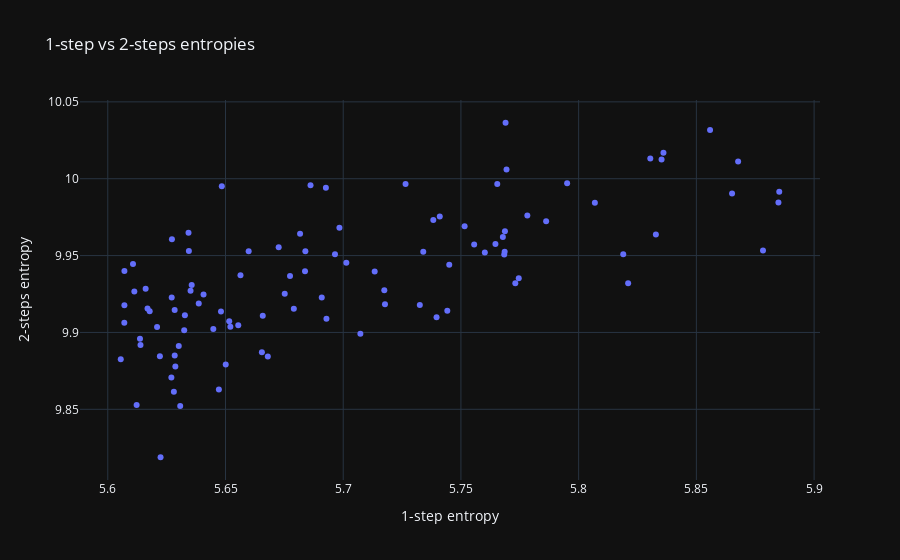

The notebook cell saved with this chart:
### Markdown cell above
**Conclusion**: 
the figure does show a correlatin between 1-step and 2-steps rank.
$K=50$ seems like a reasonable assumption as all top 10 words based on 2 step rank were ranked in the top 50 when only considering one step.

### comparing 1-step vs 2-steps entropies

### Code cell
fig = px.scatter(
    tse.reset_index().rename({"entropy_step_1": "1-step entropy", "entropy_total": "2-steps entropy"}, axis=1), 
    x="1-step entropy", 
    y="2-steps entropy", 
    template="plotly_dark", 
    hover_data=["1-step entropy", "2-steps entropy", "guess_word"],
    title="1-step vs 2-steps entropies")
fig.show()
fig.write_image(IMG_PATH / "1_vs_2_steps_entropy_comparison.png")

### Figure 1 — Plotly figure (JSON) as saved in the notebook; plotly's stock layout.template omitted (floating-point values rounded to 4 significant figures)
{"data": [{"customdata": [["slane"], ["slate"], ["salet"], ["trace"], ["crate"], ["reast"], ["carle"], ["carte"], ["torse"], ["carse"], ["trone"], ["roast"], ["toile"], ["soare"], ["raile"], ["roate"], ["stare"], ["caret"], ["crane"], ["stale"], ["raine"], ["least"], ["trine"], ["snare"], ["trice"], ["liane"], ["irate"], ["arose"], ["slart"], ["saine"], ["taser"], ["sorel"], ["raise"], ["aline"], ["stane"], ["trade"], ["saner"], ["artel"], ["earst"], ["orate"], ["react"], ["strae"], ["prate"], ["store"], ["tares"], ["ronte"], ["leant"], ["alter"], ["trape"], ["reist"], ["ariel"], ["arise"], ["taler"], ["aisle"], ["rance"], ["tears"], ["toise"], ["alone"], ["coate"], ["stire"], ["saice"], ["roset"], ["teals"], ["resat"], ["ratel"], ["alien"], ["tales"], ["antre"], ["scare"], ["alert"], ["parle"], ["cater"], ["arles"], ["slier"], ["seral"], ["earnt"], ["peart"], ["tared"], ["rates"], ["learn"], ["tries"], ["setal"], ["reals"], ["later"], ["prase"], ["litre"], ["parse"], ["teras"], ["arets"], ["saute"], ["urate"], ["rales"], ["paire"], ["lares"], ["laser"], ["stear"], ["realo"], ["heart"], ["oater"], ["aesir"]], "hovertemplate": "1-step entropy=%{x}<br>2-steps entropy=%{y}<br>guess_word=%{customdata[0]}<extra></extra>", "legendgroup": "", "marker": {"color": "#636efa", "symbol": "circle"}, "mode": "markers", "name": "", "orientation": "v", "showlegend": false, "type": "scatter", "x": [5.769, 5.856, 5.836, 5.83, 5.835, 5.868, 5.769, 5.795, 5.726, 5.765, 5.686, 5.648, 5.693, 5.885, 5.865, 5.885, 5.807, 5.778, 5.741, 5.738, 5.786, 5.752, 5.698, 5.769, 5.634, 5.682, 5.833, 5.768, 5.627, 5.765, 5.756, 5.673, 5.878, 5.634, 5.66, 5.684, 5.734, 5.769, 5.76, 5.819, 5.697, 5.768, 5.701, 5.611, 5.745, 5.607, 5.684, 5.713, 5.656, 5.677, 5.775, 5.821, 5.773, 5.636, 5.616, 5.717, 5.635, 5.611, 5.675, 5.641, 5.691, 5.627, 5.639, 5.718, 5.733, 5.607, 5.617, 5.679, 5.628, 5.744, 5.618, 5.648, 5.633, 5.666, 5.74, 5.693, 5.652, 5.607, 5.655, 5.652, 5.621, 5.645, 5.632, 5.707, 5.614, 5.614, 5.63, 5.665, 5.628, 5.622, 5.668, 5.606, 5.65, 5.629, 5.627, 5.647, 5.628, 5.612, 5.631, 5.622], "xaxis": "x", "y": [10.04, 10.03, 10.02, 10.01, 10.01, 10.01, 10.01, 9.997, 9.997, 9.996, 9.996, 9.995, 9.994, 9.992, 9.99, 9.984, 9.984, 9.976, 9.975, 9.973, 9.972, 9.969, 9.968, 9.966, 9.965, 9.964, 9.964, 9.962, 9.961, 9.958, 9.957, 9.955, 9.953, 9.953, 9.953, 9.953, 9.953, 9.952, 9.952, 9.951, 9.951, 9.951, 9.945, 9.945, 9.944, 9.94, 9.94, 9.94, 9.937, 9.937, 9.935, 9.932, 9.932, 9.931, 9.928, 9.927, 9.927, 9.927, 9.925, 9.925, 9.923, 9.923, 9.919, 9.918, 9.918, 9.918, 9.916, 9.915, 9.915, 9.914, 9.914, 9.914, 9.911, 9.911, 9.91, 9.909, 9.907, 9.906, 9.905, 9.904, 9.903, 9.902, 9.901, 9.899, 9.896, 9.892, 9.891, 9.887, 9.885, 9.885, 9.884, 9.882, 9.879, 9.878, 9.871, 9.863, 9.861, 9.853, 9.852, 9.819], "yaxis": "y"}], "layout": {"legend": {"tracegroupgap": 0}, "title": {"text": "1-step vs 2-steps entropies"}, "xaxis": {"anchor": "y", "domain": [0, 1], "title": {"text": "1-step entropy"}}, "yaxis": {"anchor": "x", "domain": [0, 1], "title": {"text": "2-steps entropy"}}}}
